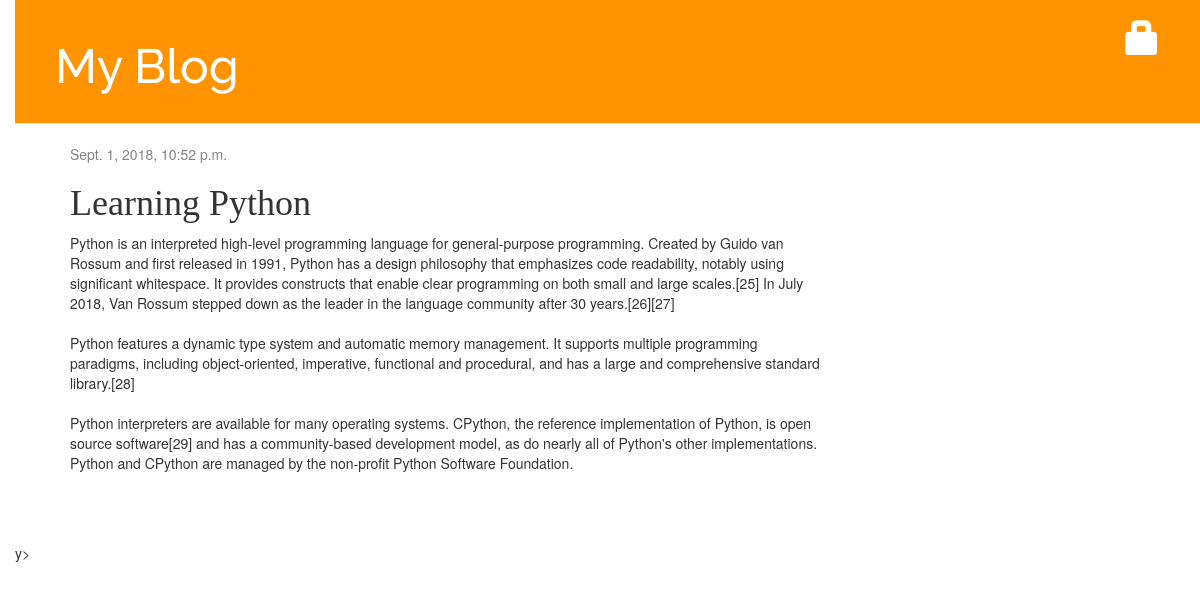
The app's page /post/2/ with its own data.
### blog/models.py (models this page shows, shortened)
class Post(models.Model):
    author = models.ForeignKey('auth.User', on_delete=models.CASCADE)
    title = models.CharField(max_length=200)
    text = models.TextField()
    created_date = models.DateTimeField(
            default=timezone.now)
    published_date = models.DateTimeField(
            blank=True, null=True)

### blog/views.py (the view)
# urls.py: path('post/<int:pk>/', views.post_detail, name='post_detail'),
def post_detail(request, pk):
    post = get_object_or_404(Post, pk=pk)
    return render(request, 'blog/post_detail.html', {'post': post})

### blog/templates/blog/post_detail.html (shortened to what this page needs)
{% extends 'blog/base.html' %}
{% block content %}
<div class="post">
	{% if post.published_date %}
	<div class="date">
		{{ post.published_date }}
	</div>
	{% else %}
	<a class="btn btn-default" href="{% url 'post_publish' pk=post.pk %}">Publish</a>
	{% endif %}
	<h1>{{ post.title }}</h1>
	<p>{{ post.text|linebreaksbr }}</p>
</div>
{% endblock %}

### blog/static/css/blog.css (style rules this page uses)
body { padding-left: 15px; }
h1, h2, h3, h4 { font-family: 'Lobster', cursive; }
.date { color: #828282; }
.post { margin-bottom: 70px; }

### records on screen
Post: published_date "Sept. 1, 2018, 10:52 p.m.", title "Learning Python", text "Python is an interpreted high-level programming language for general-purpose programming. Created by Guido van Rossum and first released in 1991, Python has a design philosophy that emphasizes code readability, notably using significant whitespace. It provides constructs that enable clear programming on both small and large scales.[25] In July 2018, Van Rossum stepped down as the leader in the language community after 30 years.[26][27] Python features a dynamic type system and automatic memory management. It supports multiple programming paradigms, including object-oriented, imperative, functional and procedural, and has a large and comprehensive standard library.[28] Python interpreters…"
